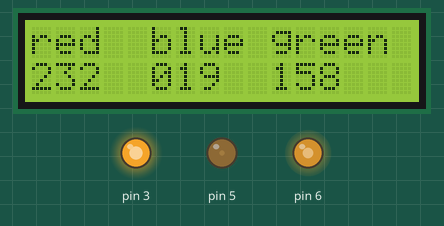
Simulated run of this sketch. Board: Arduino Uno, built with avr-gcc and run on an emulated ATmega328P. On the bench: 16×2 character LCD, output pins drawn as LEDs (lit = HIGH). Random numbers use the default seed unless the sketch sets one.

Above: at 0.1 s.
At 4.1 s:
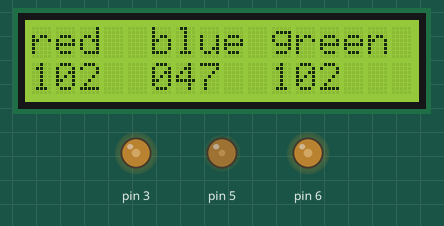
At 9.2 s:
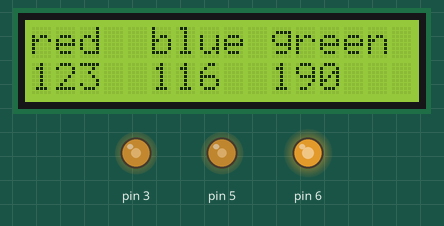
At 19.2 s:
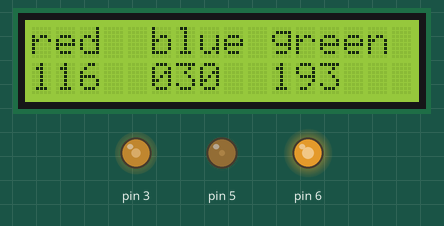
At 28.3 s:
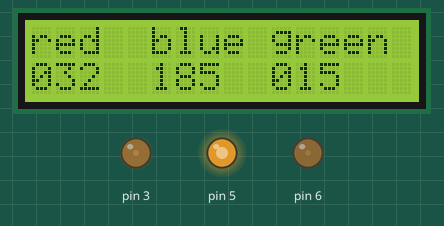
At 38.4 s:
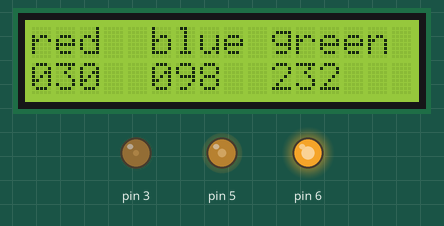
Timing chart, 0 to 40.0 s (numbered marks = the images above):
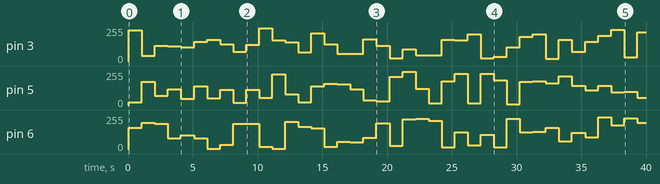

The sketch:

lcdrgb.ino
```cpp
//Program to implement random color mixing and displaying them in LCD display
/*This program was wirtten by Adithya Selvaprithiviraj
This program is free software: you can redistribute it and/or modify
it under the terms of the GNU General Public License as published by
the Free Software Foundation, either version 3 of the License, or GNU General Public License for more details.

You should have received a copy of the GNU General Public License
along with this program. If not, see <http://www.gnu.org/licenses/>.*/

int pin=0;
int red=0,blue=0,green=0,i=0;
#include <LiquidCrystal.h>
LiquidCrystal lcd(8,9,10,11,12,13);
void setup()
{
  lcd.begin(16,2);
  lcd.setCursor(0,0);


}
void loop()
{
  lcd.print("red");
  lcd.setCursor(5,0);
  lcd.print("blue");
  lcd.setCursor(10,0);
  lcd.print("green");
  int x=random(0,255);
  int y=random(0,255);
  int z=random(0,255);
  analogWrite(3,x);
  analogWrite(5,y);
  analogWrite(6,z);
  {
  lcd.setCursor(0,1);
  if(x<10)
  {
  lcd.print("00");
  lcd.setCursor(2,1);
  lcd.print(x);
  }
  else if(x<100)
  {

  lcd.print("0");
  lcd.setCursor(1,1);
  lcd.print(x);
  }
  else{
  lcd.print(x);
  }
  }
  {
  lcd.setCursor(5,1);
  if(y<10)
  {
  lcd.print("00");
  lcd.setCursor(7,1);
  lcd.print(y);
  }
  else if(y<100)
  {

  lcd.print("0");
  lcd.setCursor(6,1);
  lcd.print(y);
  }
  else{
  lcd.print(y);
  }
  }
  {
  lcd.setCursor(10,1);
  if(z<10)
  {
  lcd.print("00");
  lcd.setCursor(12,1);
  lcd.print(z);
  }
  else if(z<100)
  {

  lcd.print("0");
  lcd.setCursor(11,1);
  lcd.print(z);
  }
  else{
  lcd.print(z);
  }
  }
  delay(1000);
  lcd.clear();

}
```

Measured:
- by itself, pin 5: 0/255 → 19/255 at 0.06 s, → 175/255 1.0 s later, → 68/255 1.0 s later, → 120/255 1.0 s later, … (40 changes in this stretch)
- by itself, pin 6: 0/255 → 158/255 at 0.06 s, → 197/255 1.0 s later, → 188/255 1.0 s later, → 80/255 1.0 s later, … (40 changes in this stretch)
- what the display in image 1 shows lasts 1.0 s, from 4.1 s to 5.1 s
